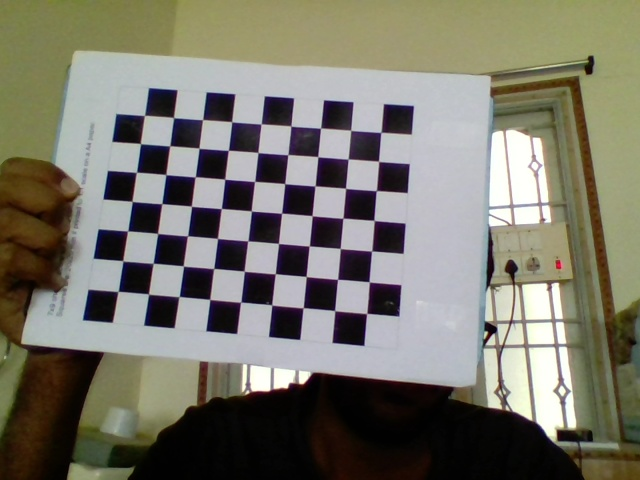
#> input picture AR_CV/dataLogiWebcam/calib_img0.jpg, 640 x 480 px
$ jupyter execute test.ipynb
#> lines starting #> are read from the running program, lines starting #| are printed output that depends on the picture; long printed decimals are rounded
[cell 1]
import numpy as np

[cell 2]
npz_data = np.load("./MyWebcamCalibData.npz")
#> (reads ARHand/config/MyWebcamCalibData.npz from the repository)

[cell 3]
npz_data.files

[cell 4]
a = np.float32(npz_data["mtx"])
print(type(a))
print("data type of a ={}".format(a.dtype))
print(a)

[cell 5]
import yaml
with open("./MyCameraConfig.yml") as f:
    data = yaml.load(f, Loader=yaml.FullLoader)
    print(data['camera_matrix']['data'])

### Code explanation related to np package

[cell 6]
## Object point creation step
import numpy as np
objp = np.zeros((9 * 7, 3), np.float32)
print("shape:{}".format(objp.shape))
print(objp)

Look the image below to see the np.mgrid explanation. _The dimensions and number of the output arrays are equal to the number of indexing dimensions_. If the step length is not a complex number, then the stop is not inclusive.

[cell 7]
np.mgrid[0:4, 0:4]

[cell 8]
a = np.mgrid[1:11:2, -12:-3:3]
print("shape:{}".format(a.shape))
print("a = \n{}".format(a))

[cell 9]
x1, y1 = np.mgrid[1:11:2, -12:-3:3]
print("x1 shape = {}".format(x1.shape))
print("x1  data is: \n {}".format(x1))
print("------------------")
print("y1 shape = {}".format(y1.shape))
print("y1  data is: \n {}".format(y1))

[cell 10]
a = np.mgrid[0:9, 0:7]
print("Shape: {}".format(a.shape))
print("a = \n{}".format(a))

[cell 11]
b = np.mgrid[0:9, 0:7].T
print("Shape: {}".format(b.shape))
print("b = \n{}".format(b))

[cell 12]
np.mgrid[0:9, 0:7].T.reshape(-1, 2)

[cell 13]
objp[:, :2] = np.mgrid[0:9, 0:7].T.reshape(-1, 2)

[cell 14]
print("Objp shape={}".format(objp.shape))
print("Objp after resize =\n {}".format(objp))

### Image test

[cell 15]
import cv2
# Term Criteria
criteria = (cv2.TERM_CRITERIA_EPS + cv2.TERM_CRITERIA_MAX_ITER, 30, 0.001)
objpoints = []  # 3d point in the real world space
imgpoints = []  # 2d point in the image plane
img = cv2.imread("./dataLogiWebcam/calib_img0.jpg")
#> img is the input picture: shape (480, 640, 3); mean B, G, R 107, 119, 121.4
gray = cv2.cvtColor(img, cv2.COLOR_BGR2GRAY)
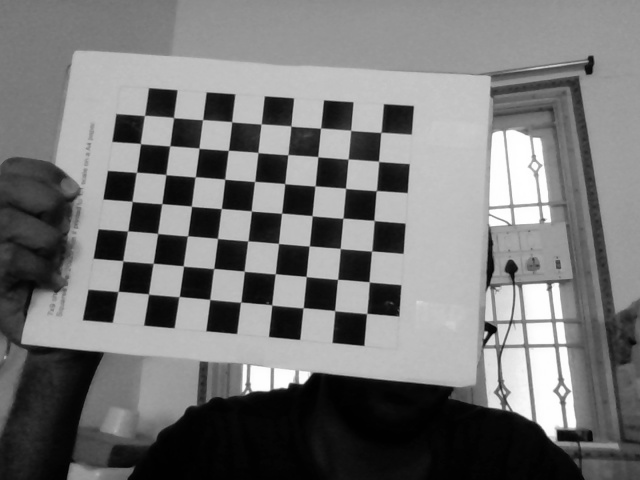
#> gray: shape (480, 640); min 0, max 255, mean 118.4
# Find the chess board corners
ret, corners = cv2.findChessboardCorners(gray, (9, 7), None)
#> ret = True; corners = 63 rows, first 8: [144.6, 115.6], [173.6, 117.5], [202.6, 119.6], [231.8, 121.5], [261.2, 124.1], [290.6, 126.3], [320.5, 127.9], [350.5, 130.3]
objpoints.append(objp)
cv2.cornerSubPix(gray, corners, (5, 5), (-1, -1), criteria)
imgpoints.append(corners)

[cell 16]
print("objpoints shape={}\n".format(np.array(objpoints).shape))
print("imgpoints shape={}\n".format(np.array(imgpoints).shape))
#| imgpoints shape=(1, 63, 1, 2)

[cell 17]
# Calibration
ret, mtx, dist, rvecs, tvecs = cv2.calibrateCamera(
    objpoints, imgpoints, gray.shape[::-1], None, None)
#> ret = 0.151; mtx = [[944.3, 0, 283.6], [0, 956.4, 203.6], [0, 0, 1]]; dist = [[-0.239, 13.72, -0.00674, 0.00395, -123]]; rvecs = ([-0.282, 0.0923, 0.0909],); tvecs = ([-4.72, -2.94, 32.07],)

[cell 18]
npz_data = np.load("./MyWebcamCalibData.npz")

[cell 19]
npz_data.files

[cell 20]
for i in npz_data.files:
    print("{}\n\t{}".format(i,npz_data[i]))

## Use of _cv2.Rodrigues()_

[cell 21]
rvec = np.array([[-0.03067108],
 [ 0.69098701],
 [ 2.99420159]])

[cell 22]
rvec

[cell 23]
rvec.shape

[cell 24]
rvec.dtype

[cell 25]
rotation_matrix = cv2.Rodrigues(np.float32(rvecs))[0]
#> rotation_matrix = [[0.992, -0.102, 0.0781], [0.0766, 0.957, 0.281], [-0.104, -0.273, 0.956]]

[cell 26]
rotation_matrix
#> Out has the same summary as rotation_matrix

[cell 27]
rotation_matrix1, jacob = cv2.Rodrigues(np.float32(rvecs))
#> rotation_matrix1 has the same summary as rotation_matrix
print(rotation_matrix1.shape)
#| (3, 3)

[cell 28]
rotation_matrix1
#> Out has the same summary as rotation_matrix

[cell 29]
jacob

[cell 30]
jacob.shape
#> Out = (3, 9)

[cell 31]
tvec = np.array([[ 4.13072525],
                [ 0.9841125 ],
                [21.11944857]], dtype=np.float32)
print(tvec.shape)

[cell 32]
camera_pose = np.concatenate(
                (rotation_matrix1, tvec), axis=1
            )
#> camera_pose = [[0.992, -0.102, 0.0781, 4.13], [0.0766, 0.957, 0.281, 0.984], [-0.104, -0.273, 0.956, 21.12]]

[cell 33]
print("camera pose using concat shape: {}\ncamera pose using concat matrix val: \n{}".format(camera_pose.shape, camera_pose))
#| camera pose using concat shape: (3, 4)
#| camera pose using concat matrix val:
#| [[ 0.9917 -0.1024  0.07811  4.131 ]
#|  [ 0.07657  0.9565  0.2813  0.9841 ]
#|  [-0.1035 -0.273  0.9564  21.119  ]]

[cell 34]
camera_pose1 = np.hstack((rotation_matrix1, tvec))
#> camera_pose1 has the same summary as camera_pose

[cell 35]
print("camera pose hstack shape: {}\ncamera_pose_hstack matrix val: \n{}".format(camera_pose1.shape, camera_pose1))
#| camera pose hstack shape: (3, 4)
#| camera_pose_hstack matrix val:
#| [[ 0.9917 -0.1024  0.07811  4.131 ]
#|  [ 0.07657  0.9565  0.2813  0.9841 ]
#|  [-0.1035 -0.273  0.9564  21.119  ]]
